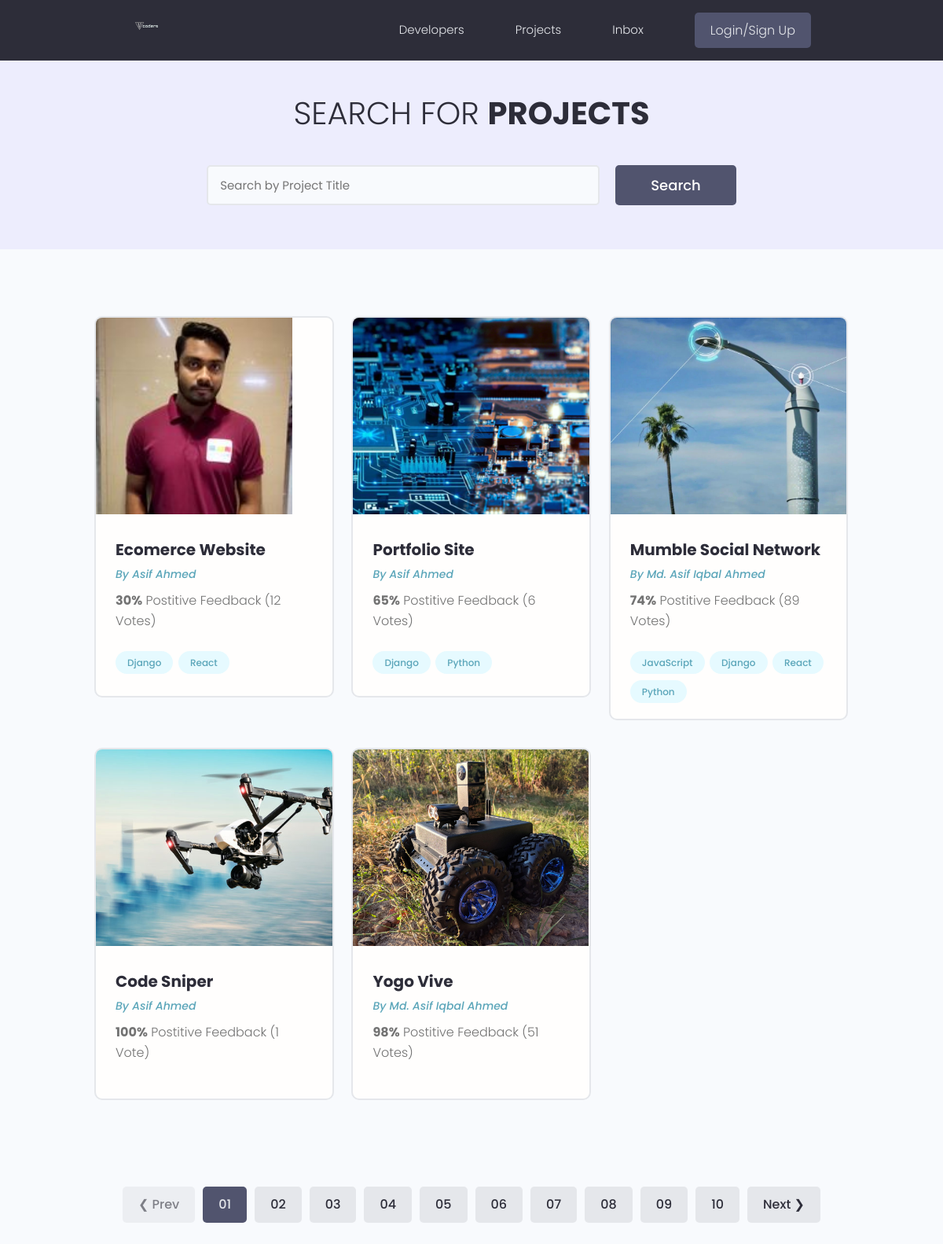
The app's page /projects/, older data.
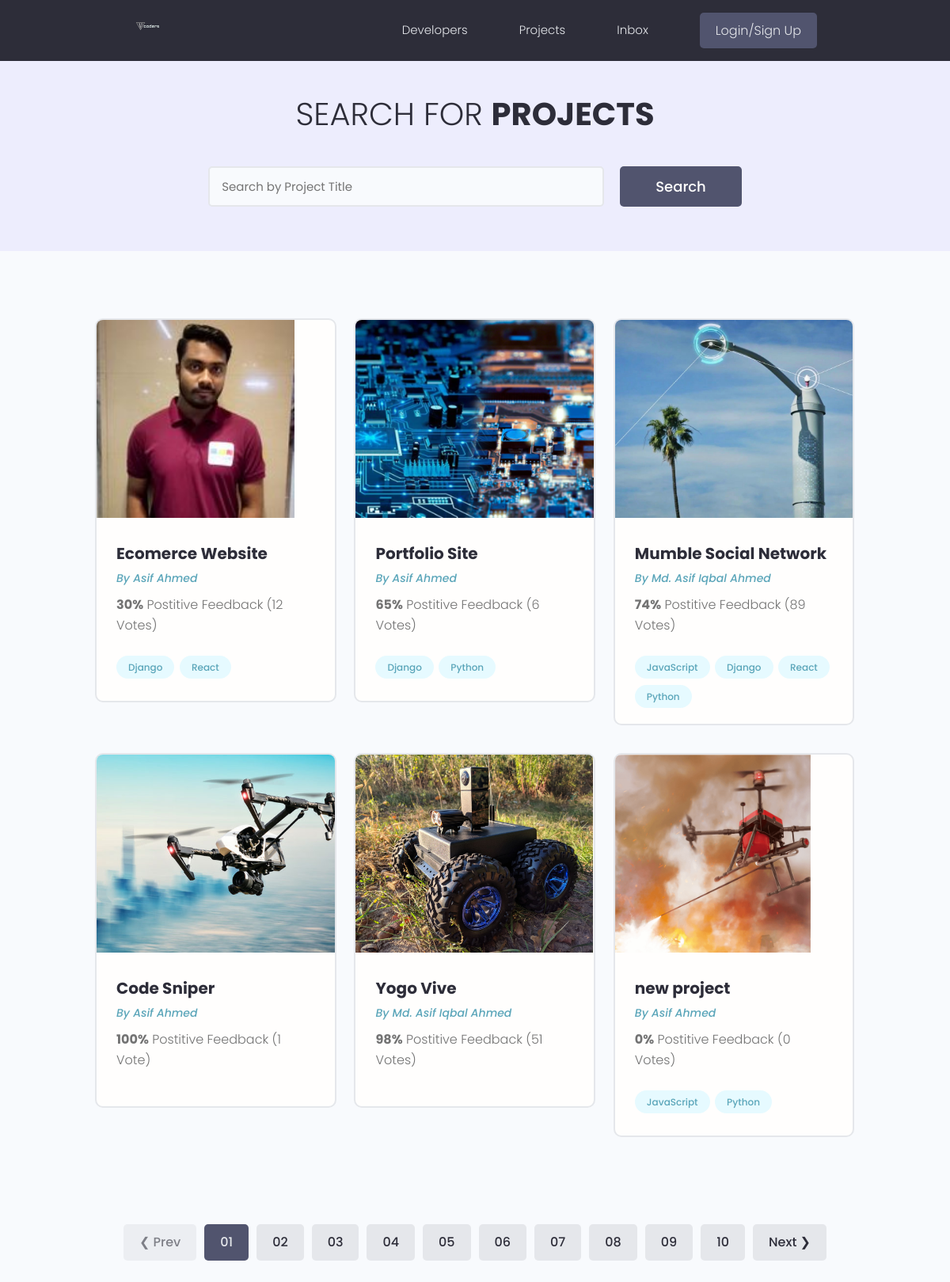
The same page, newer data.
### projects/models.py (models this page shows, shortened)
class Project(models.Model):
    owner = models.ForeignKey(Profile, null=True, blank=True, on_delete=models.SET_NULL)
    title = models.CharField(max_length=200)
    description = models.TextField(null=True, blank=True)
    featured_image = models.ImageField(null=True, blank=True, default="default.jpg")
    demo_link = models.CharField(max_length=2000, null=True, blank=True)
    source_link = models.CharField(max_length=2000, null=True, blank=True)
    tags = models.ManyToManyField('Tag', blank=True)
    vote_total = models.IntegerField(default=0, null=True, blank=True)
    vote_ratio = models.IntegerField(default=0, null=True, blank=True)
    created = models.DateTimeField(auto_now_add=True)
    id = models.UUIDField(default=uuid.uuid4, unique=True, primary_key=True, editable=False)

class Tag(models.Model):
    name = models.CharField(max_length=200)
    created = models.DateTimeField(auto_now_add=True)
    id = models.UUIDField(default=uuid.uuid4, unique=True, primary_key=True, editable=False)
    def __str__(self):
        return self.name

### users/models.py (models this page shows, shortened)
class Profile(models.Model):
    user = models.OneToOneField(User, on_delete=models.CASCADE, null=True, blank=True)
    name = models.CharField(max_length=200, blank=True, null=True)
    email = models.EmailField(max_length=500, blank=True, null=True)
    username = models.CharField(max_length=200, blank=True, null=True)
    location = models.CharField(max_length=200, blank=True, null=True)
    short_intro = models.CharField(max_length=200, blank=True, null=True)
    bio = models.TextField(blank=True, null=True)
    profile_image = models.ImageField(null=True, blank=True, upload_to='profiles/', default="profiles/user-default.png")
    social_github = models.CharField(max_length=200, blank=True, null=True)
    social_twitter = models.CharField(max_length=200, blank=True, null=True)
    social_linkedin = models.CharField(max_length=200, blank=True, null=True)
    social_youtube = models.CharField(max_length=200, blank=True, null=True)
    social_website = models.CharField(max_length=200, blank=True, null=True)
    created = models.DateTimeField(auto_now_add=True)
    id = models.UUIDField(default=uuid.uuid4, unique=True, primary_key=True, editable=False)

### projects/views.py (the view)
# urls.py: path('', views.projects, name="projects"),
def projects(request):
    projects = Project.objects.all()
    context = {'projects': projects}
    return render(request, 'projects/projects.html', context)

### projects/templates/projects/projects.html (shortened to what this page needs)
{% extends 'main.html' %}
{% block content %}
    <main class="projects">
    <section class="hero-section text-center">
      <div class="container container--narrow">
        <div class="hero-section__box">
          <h2>Search for <span>Projects</span></h2>
        </div>
        <div class="hero-section__search">
          <form class="form" action="#" method="get">
            <div class="form__field">
              <input class="input input--text" id="formInput#search" type="text" name="text"
                placeholder="Search by Project Title" />
            </div>
            <input class="btn btn--sub btn--lg" type="submit" value="Search" />
          </form>
        </div>
      </div>
    </section>
    <section class="projectsList">
        <div class="container">
        <div class="grid grid--three">
            {% for project in projects %}
            <div class="column">
            <div class="card project">
              <a href="{% url 'project' project.id %}" class="project">
                <img class="project__thumbnail" src="{{project.featured_image.url}}" alt="project thumbnail" />
                <div class="card__body">
                  <h3 class="project__title">{{project.title}}</h3>
                  <p><a class="project__author" href="{% url 'user-profile' project.owner.id %}">By {{project.owner.name}}</a></p>
                  <p class="project--rating">
                    <span style="font-weight: bold;">{{project.vote_ratio}}%</span> Postitive
                    Feedback ({{project.vote_total}} Vote{{project.vote_total|pluralize:"s"}})
                  </p>
                  <div class="project__tags">
                      {% for tag in project.tags.all %}
                    <span class="tag tag--pill tag--main">
                      <small>{{tag}}</small>
                    </span>
                      {% endfor %}
                  </div>
                </div>
              </a>
            </div>
          </div>
            {% endfor %}
        </div>
      </div>
    </section>
    <div class="pagination">
      <ul class="container">
        <li><a href="#" class="btn btn--disabled">&#10094; Prev</a></li>
        <li><a href="#" class="btn btn--sub">01</a></li>
        <li><a href="#" class="btn">02</a></li>
        <li><a href="#" class="btn">03</a></li>
        <li><a href="#" class="btn">04</a></li>
        <li><a href="#" class="btn">05</a></li>
        <li><a href="#" class="btn">06</a></li>
        <li><a href="#" class="btn">07</a></li>
        <li><a href="#" class="btn">08</a></li>
        <li><a href="#" class="btn">09</a></li>
        <li><a href="#" class="btn">10</a></li>
        <li><a href="#" class="btn">Next &#10095;</a></li>
      </ul>
    </div>
    </main>
{% endblock content %}

Row changes from the older to the newer data that the page shows:
added Project: featured_image (picture), title "new project", owner.name "Asif Ahmed", vote_ratio "0", vote_total "0", Tag (name "JavaScript"), Tag (name "Python")
